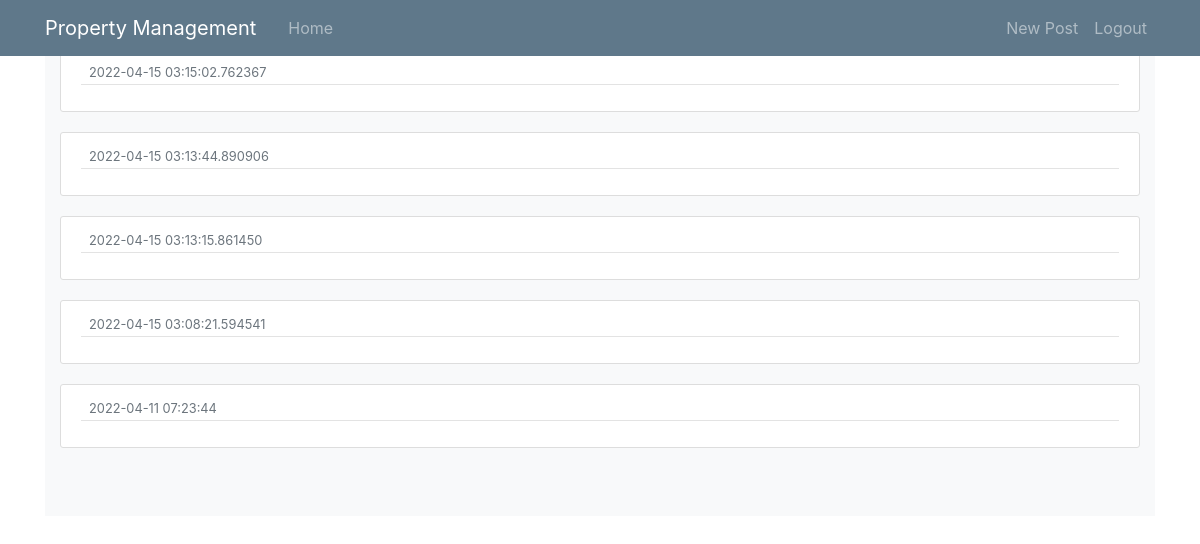
Screenshot of / (signed in) with the database file from the repository.
### app.py (models this page shows, shortened)
class Post(db.Model):
    id = db.Column(db.Integer, primary_key=True)
    title = db.Column(db.String(100), nullable=False)
    date_posted = db.Column(db.DateTime, nullable=False, default=datetime.utcnow)
    content = db.Column(db.Text, nullable=False)
    user_id = db.Column(db.Integer, db.ForeignKey('user.id'), nullable=False)

### app.py (the view)
@app.route('/',methods=['GET','POST'])
def home():
    posts = Post.query.order_by(Post.date_posted.desc()).all()
    return render_template('home.html', posts=posts)

### app.py (called while the page is built)
@login_manager.user_loader
def load_user(user_id):
    return User.query.get(int(user_id))

### templates/home.html (shortened to what this page needs)
<!doctype html>
<html>
  <head>
    <link rel="stylesheet" type = "text/css" href="{{url_for('static', filename='css/main.css')}}">
    <link rel="stylesheet" href="https://cdn.jsdelivr.net/npm/bootstrap@4.0.0/dist/css/bootstrap.min.css">
  </head>
<body>
  <header class="site-header">
    <nav class="navbar navbar-expand-md navbar-dark bg-steel fixed-top">
      <div class="container">
        <a class="navbar-brand mr-4" href="/">Property Management</a>
        <div class="collapse navbar-collapse" id="navbarToggle">
          <div class="navbar-nav mr-auto">
            <a class="nav-item nav-link" href="/">Home</a>
          </div>
          <div class="navbar-nav">
            {% if current_user.is_authenticated %}
            <a class="nav-item nav-link" href="{{ url_for('new_post') }}">New Post</a>
            <a class="nav-item nav-link" href="{{ url_for('logout') }}">Logout</a>
          {% else %}
            <a class="nav-item nav-link" href="{{ url_for('login') }}">Login</a>
            <a class="nav-item nav-link" href="{{ url_for('register') }}">Register</a>
          {% endif %}
          </div>
        </div>
      </div>
    </nav>
  </header>
  <main role="main" class="container">
  <div class="album py-5 bg-light .mt-100">
    <div class="container .mt-100">
      {% for post in posts %}
        <article class="media content-section">
          <div class="media-body">
            <div class="article-metadata">
              <small class="text-muted">{{ post.date_posted }}</small>
            </div>
          </div>
        </article>
      {% endfor %}
    </div>
  </div>
</body>
</html>

### static/css/main.css (style rules this page uses)
body { background: #fafafa; color: #333333; margin-top: 5rem; }
.bg-steel { background-color: #5f788a; }
.site-header .navbar-nav .nav-link { color: #cbd5db; }
.content-section { background: #ffffff; padding: 10px 20px; border: 1px solid #dddddd; border-radius: 3px; margin-bottom: 20px; }
.article-metadata { padding-bottom: 1px; margin-bottom: 4px; border-bottom: 1px solid #e3e3e3 }

### rows the page displays
Post: date_posted "2022-04-15 03:15:02.762367"
Post: date_posted "2022-04-15 03:13:44.890906"
Post: date_posted "2022-04-15 03:13:15.861450"
Post: date_posted "2022-04-15 03:08:21.594541"
Post: date_posted "2022-04-11 07:23:44"
